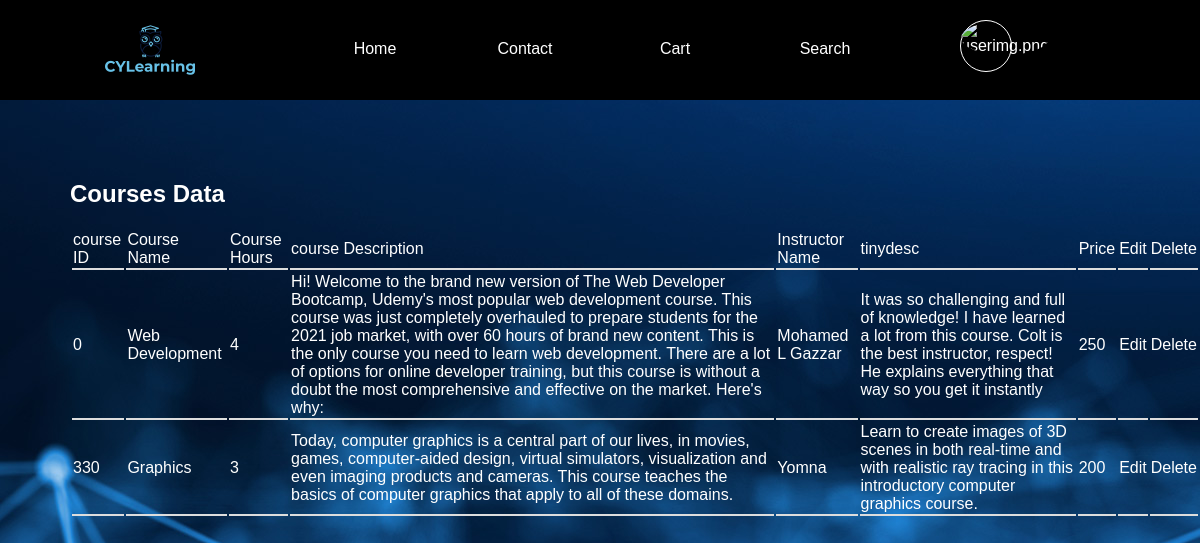
Page /table.php on the committed database.
### tables this page shows
CREATE TABLE `course` (
  `id` int(11) NOT NULL,
  `courseId` int(11) NOT NULL,
  `courseName` varchar(128) NOT NULL,
  `courseHours` int(8) NOT NULL,
  `courseInstructor` text NOT NULL,
  `price` varchar(11) NOT NULL,
  `description` text NOT NULL,
  `tinydesc` text NOT NULL,
  `image` varchar(512) NOT NULL
);

### table.php (the view, shortened to what this page needs)
<?php
include ("headernew.php");
 $host = "localhost";
 $user = "root";
 $password = "";
 $database = "mydb";
 try{
 $conn = mysqli_connect($host, $user, $password, $database);
 }catch(Exception $ex){
     print "error";
 }
?>
<html>
 <head>
  </head>
  <body>
    <div class = "div3">
    <h2> Courses Data </h2>
    <table>
      <tr>
		   <td> course ID </td>
          <td> Course Name </td>
          <td> Course Hours </td>
		   <td> course Description </td>
          <td> Instructor Name </td>
          <td> tinydesc </td>
		  <td> Price </td>
		  <td>Edit</td>
		  <td>Delete</td>
      </tr>
    <?php
      $result = mysqli_query($conn, "SELECT * FROM course");
      while($res = mysqli_fetch_array($result))
      {
	  ?>
         <tr>
	<td><?php echo $res['courseId']; ?></td>
    <td><?php echo $res['courseName']; ?></td>
	<td><?php echo $res['courseHours']; ?></td>
    <td><?php echo $res['description']; ?></td>
    <td><?php echo $res['courseInstructor']; ?></td>
    <td><?php echo $res['tinydesc']; ?></td>
    <td><?php echo $res['price']; ?></td>
    <td><a href="edit.php?id=<?php echo $res['id']; ?>">Edit</a></td>
    <td><a href="delete.php?id=<?php echo $res['id']; ?>">Delete</a></td>
  </tr>
	<?php
      }
    ?>
    </table>
    </div>
  </body>
</html>

### stylenew.css (style rules this page uses)
body { margin: 0; background-color: #fcf5f5; font-family: 'Montserrat', sans-serif; box-sizing: border-box; }
a { text-decoration: none; height: 100%; color:white; }
table { width:100%; boarder-collapse:collapse; }

### table.php (style rules this page uses)
body { color: white; background: url(300.jpg) no-repeat; }
.div3 { height:100px; margin-top:80px; margin-left:20px; padding-left:50px; }
td { color: white; border-bottom: 2px solid #ddd; }

### rows in the picture
course: courseId "0", courseName "Web Development", courseHours "4", description "Hi! Welcome to the brand new version of The Web Developer Bootcamp, Udemy's most popular web development course. This course was just completely overhauled to prepare students for the 2021 job market, with over 60 hours of brand new content. This is the only course you need to learn web development. There are a lot of options for online developer training, but this course is without a doubt the most comprehensive and effective on the market. Here's why:", courseInstructor "Mohamed L Gazzar", tinydesc "It was so challenging and full of knowledge! I have learned a lot from this course. Colt is the best instructor, respect! He explains everything that way so you get it instantly", price "250"
course: courseId "330", courseName "Graphics", courseHours "3", description "Today, computer graphics is a central part of our lives, in movies, games, computer-aided design, virtual simulators, visualization and even imaging products and cameras. This course teaches the basics of computer graphics that apply to all of these domains.", courseInstructor "Yomna", tinydesc "Learn to create images of 3D scenes in both real-time and with realistic ray tracing in this introductory computer graphics course.", price "200"
